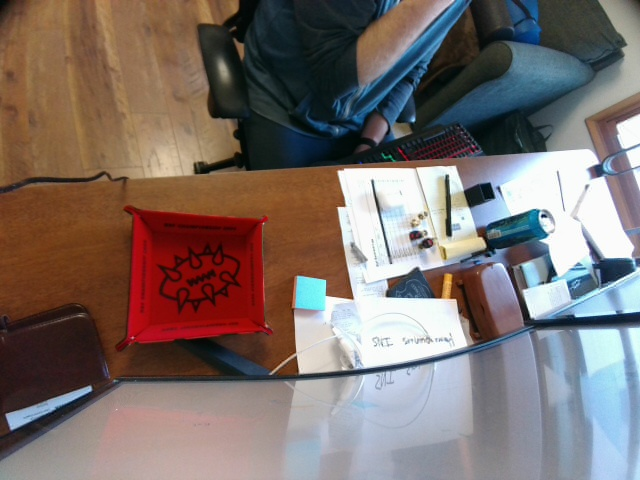
#> input picture camera_test.jpg, 640 x 480 px
$ python -i detect_dice.py   (imports and definitions only)
#> lines starting #> are read from the running program, lines starting #| are printed output that depends on the picture; after the words box and inside, x2 and y2 are one past the last pixel; in counts of white or black regions, pixels touching at a corner belong together
#> further down, picture is the input picture: shape (480, 640, 3); mean B, G, R 107.2, 111, 123.6
"""
detect_dice.py
--------------
Detects individual dice in a camera frame using adaptive edge/threshold
detection — colour-independent so it works with ANY dice colour.

Strategy:
  1. Find the red NAF tray ROI (the tray IS always red — that's fine)
  2. Inside the tray, use adaptive thresholding + Canny edges to find
     square-ish blobs of die-face size, regardless of colour
  3. Split merged blobs (touching dice) using distance-transform peaks
  4. Return one DiceDetection per die, with a crop for the classifier

Works with any dice colour — black, cream, purple, blue, etc.

Usage:
    from detection.detect_dice import detect_dice, find_tray_roi
    roi  = find_tray_roi(frame)
    dice = detect_dice(frame, roi=roi)
"""

import cv2
import numpy as np
from dataclasses import dataclass
from typing import Literal


@dataclass
class DiceDetection:
    bbox:         tuple[int, int, int, int]  # (x, y, w, h) in original frame
    crop:         np.ndarray                  # BGR crop of the die
    colour_hint:  str                         # kept for API compat — always "unknown"
    shape_hint:   Literal["cube", "pyramid", "unknown"]


# ── Tunable parameters ─────────────────────────────────────────────────────────

# Die area in pixels (at current camera height)
MIN_AREA = 300
MAX_AREA = 4_000

# Minimum pixel side-length — real dice are at least 28px on a side
MIN_SIDE = 28

# Aspect ratio — dice faces are roughly square
MIN_ASPECT = 0.50
MAX_ASPECT = 2.00

# Squareness — max(w,h)/min(w,h). Corner brackets are very non-square.
MAX_SQUARENESS_RATIO = 1.65

# Edge exclusion band inside the ROI (pixels from each edge)
# Rejects tray rim, stitching, and corner brackets
EDGE_EXCLUSION_PX = 35

# Stability: frames dice must be still before "settled" is declared
SETTLE_FRAMES = 6
SETTLE_MOVE   = 12   # max centroid movement (px) — covers lighting-induced drift
SETTLE_COUNT_TOLERANCE = 2  # allow this many frames with different die count

# Watershed split: blobs larger than this trigger split attempt
SINGLE_DIE_MAX_AREA = 1_200   # lower threshold — split sooner
SPLIT_MIN_AREA      = 120

# Tray wall fraction: shrink each side of the detected tray bounding box
# by this fraction to land on the inner playing surface.
# 0.10 = remove 10% from each edge (20% total per axis)
TRAY_WALL_FRACTION = 0.07


# ── Red tray ROI detection ─────────────────────────────────────────────────────

# [115 lines left out: function find_tray_roi, not called in this run]


def crop_to_roi(frame, roi):
    x, y, w, h = roi
    return frame[y:y+h, x:x+w].copy(), (x, y)


# ── Colour-independent die mask ────────────────────────────────────────────────

def _mask_dice(frame: np.ndarray) -> np.ndarray:
    """
    Produce a binary mask of die-face regions — works for ANY die colour
    including dark/black dice on a red tray.

    Three detection paths combined:
      1. Adaptive threshold  — finds locally bright dice (cream, white, etc.)
      2. Canny edges         — finds all die outlines regardless of colour
      3. Dark-object mask    — specifically finds dark/black dice that are
                               darker than the red tray background (low V in HSV)
    """
    gray = cv2.cvtColor(frame, cv2.COLOR_BGR2GRAY)
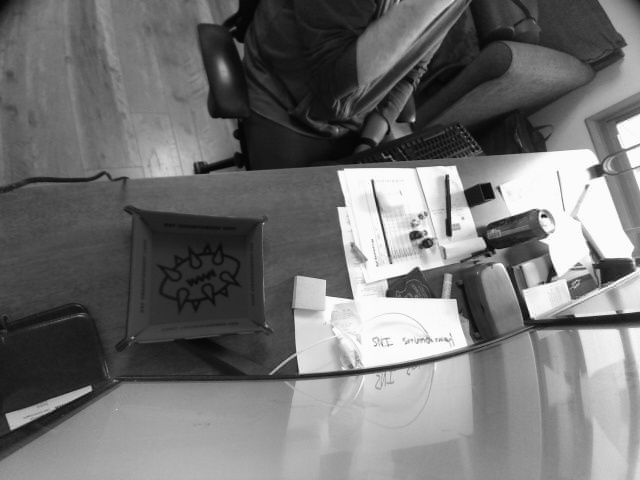
#> gray: shape (480, 640); min 1, max 255, mean 114.4
    hsv  = cv2.cvtColor(frame, cv2.COLOR_BGR2HSV)
#> hsv: shape (480, 640, 3); mean H, S, V 60.3, 96.7, 136.8
    h_ch, s_ch, v_ch = cv2.split(hsv)
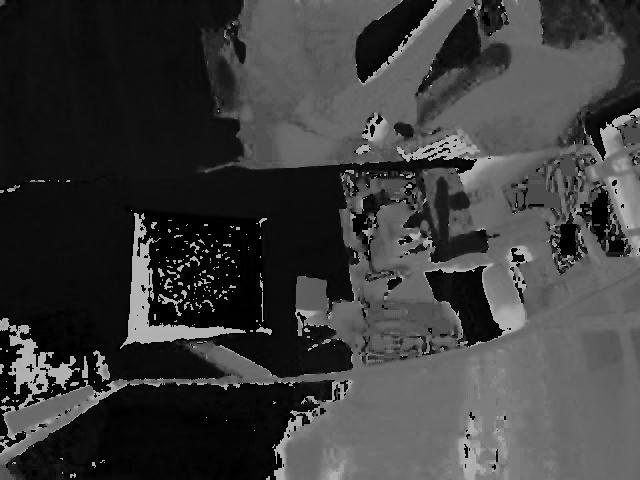
#> h_ch: shape (480, 640); min 0, max 179, mean 60.3
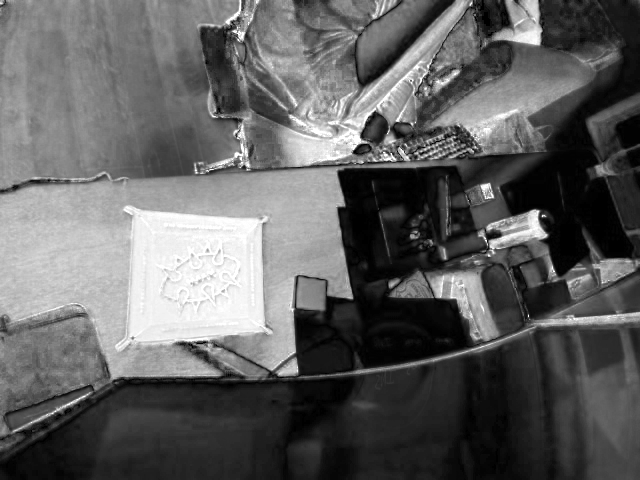
#> s_ch: shape (480, 640); min 0, max 255, mean 96.7
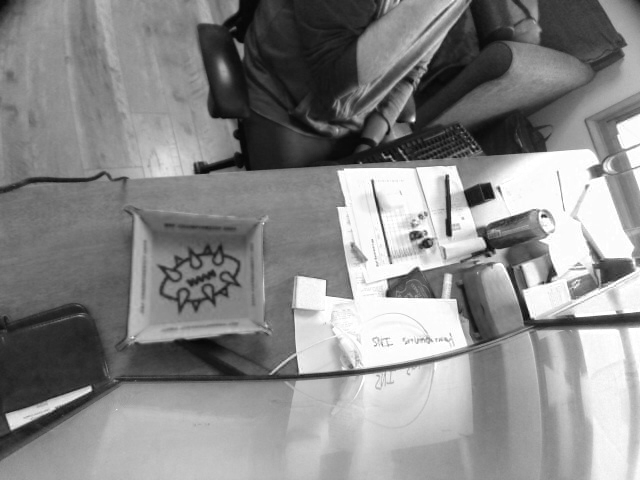
#> v_ch: shape (480, 640); min 2, max 255, mean 136.8

    # ── Red tray mask (exclude from all paths) ────────────────────────────────
    red1 = cv2.inRange(hsv, np.array([0,   120, 60]),  np.array([10,  255, 255]))
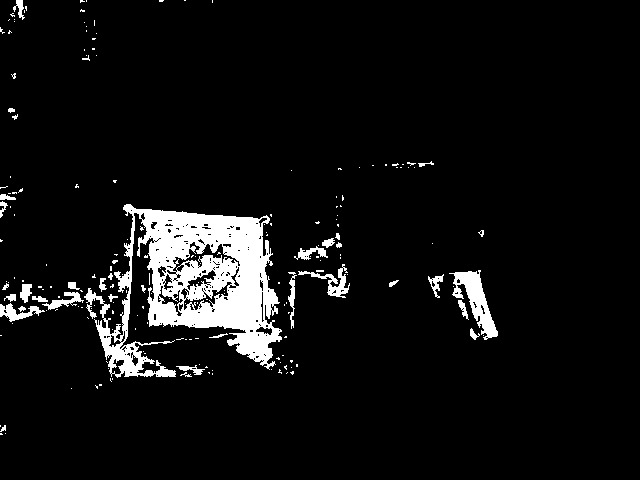
#> red1: shape (480, 640); 6.7% white; 193 white regions (159 under 20 px), largest, box (x1, y1, x2, y2) and area: (84, 204, 282, 378) 15570, (449, 270, 498, 340) 1251, (298, 264, 350, 298) 460
    red2 = cv2.inRange(hsv, np.array([160, 120, 60]),  np.array([180, 255, 255]))
#> red2: shape (480, 640); 1.5% white; 141 white regions (121 under 20 px), largest, box (x1, y1, x2, y2) and area: (120, 213, 246, 349) 3179, (158, 294, 183, 316) 128, (256, 327, 272, 335) 69
    red  = cv2.bitwise_or(red1, red2)
#> red: shape (480, 640); 8.1% white; 190 white regions (154 under 20 px), largest, box (x1, y1, x2, y2) and area: (84, 204, 282, 378) 19989, (449, 270, 498, 340) 1252, (298, 264, 350, 298) 460
    # Dilate red mask slightly so die edges touching the tray don't bleed in
    k_red = cv2.getStructuringElement(cv2.MORPH_ELLIPSE, (3, 3))
    red   = cv2.dilate(red, k_red, iterations=1)
#> red: shape (480, 640); 10% white; 90 white regions (45 under 20 px), largest, box (x1, y1, x2, y2) and area: (0, 203, 288, 383) 24178, (448, 269, 499, 341) 1793, (283, 263, 351, 330) 1122
    not_red = cv2.bitwise_not(red)

    # ── Path 1: adaptive threshold (finds light/cream dice) ──────────────────
    adapt = cv2.adaptiveThreshold(
        gray, 255,
        cv2.ADAPTIVE_THRESH_GAUSSIAN_C,
        cv2.THRESH_BINARY,
        blockSize=31, C=4
    )
#> adapt: shape (480, 640); 74.9% white; 1863 black regions (1653 under 20 px), largest, box (x1, y1, x2, y2) and area: (0, 0, 640, 480) 34072, (464, 0, 640, 257) 8329, (123, 205, 273, 336) 1904
    adapt = cv2.bitwise_and(adapt, not_red)
#> adapt: shape (480, 640); 68.1% white; 1676 black regions (1491 under 20 px), largest, box (x1, y1, x2, y2) and area: (0, 0, 640, 480) 62260, (464, 0, 640, 257) 8329, (567, 184, 635, 300) 1720

    # ── Path 2: Canny edges → dilate (finds all die outlines) ────────────────
    blurred = cv2.GaussianBlur(gray, (3, 3), 0)
    edges   = cv2.Canny(blurred, 30, 100)
#> edges: shape (480, 640); 6.1% white in thin lines or dots
    k_edge  = cv2.getStructuringElement(cv2.MORPH_RECT, (3, 3))
    edges_d = cv2.dilate(edges, k_edge, iterations=2)
#> edges_d: shape (480, 640); 28.1% white; 9 white regions, largest, box (x1, y1, x2, y2) and area: (0, 0, 640, 480) 75287, (154, 241, 244, 317) 3794, (112, 203, 276, 354) 3537
    edges_d = cv2.bitwise_and(edges_d, not_red)
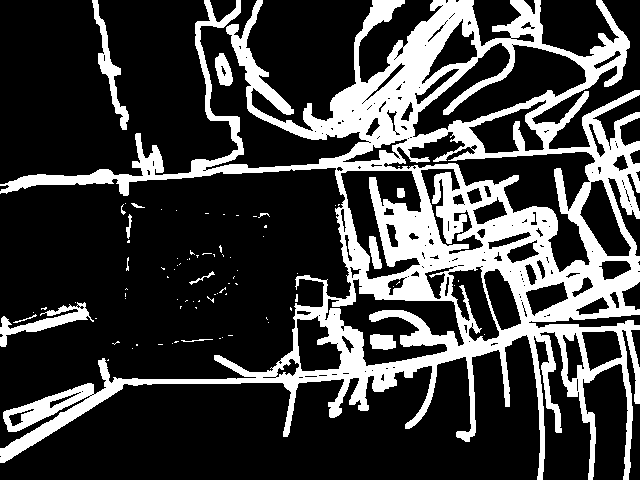
#> edges_d: shape (480, 640); 24.9% white; 85 white regions (70 under 20 px), largest, box (x1, y1, x2, y2) and area: (0, 0, 640, 480) 72620, (0, 302, 94, 347) 1120, (92, 0, 129, 130) 1055

    # ── Path 3: dark-object mask (finds black/dark dice on red tray) ─────────
    # Black dice have V < 90 — distinct dark islands on the brighter red tray.
    # The die face has light-coloured symbols (pips, logo) that break it into
    # a ring/donut shape. We use a large closing kernel then flood-fill the
    # interior holes to get a solid blob for the whole die face.
    dark_mask = cv2.threshold(v_ch, 90, 255, cv2.THRESH_BINARY_INV)[1]
#> dark_mask: shape (480, 640); 24.6% white; 122 white regions (94 under 20 px), largest, box (x1, y1, x2, y2) and area: (194, 0, 627, 174) 44158, (0, 225, 465, 461) 19353, (141, 216, 257, 313) 3198
    # Remove strongly red pixels
    dark_mask = cv2.bitwise_and(dark_mask, not_red)
#> dark_mask: shape (480, 640); 21.6% white; 173 white regions (140 under 20 px), largest, box (x1, y1, x2, y2) and area: (194, 0, 627, 174) 43789, (0, 302, 465, 461) 15007, (461, 212, 640, 330) 2736
    # Large close to bridge across the light symbols on the die face
    k_dark = cv2.getStructuringElement(cv2.MORPH_ELLIPSE, (19, 19))
    dark_mask = cv2.morphologyEx(dark_mask, cv2.MORPH_CLOSE, k_dark)
#> dark_mask: shape (480, 640); 26% white; 41 white regions (23 under 20 px), largest, box (x1, y1, x2, y2) and area: (194, 0, 627, 174) 49637, (0, 276, 465, 461) 19961, (458, 212, 640, 330) 4221
    # Flood-fill interior holes — turns donuts into solid discs
    dark_filled = dark_mask.copy()
    fh_d, fw_d = dark_filled.shape
#> fh_d = 480; fw_d = 640
    flood_mask = np.zeros((fh_d + 2, fw_d + 2), np.uint8)
    cv2.floodFill(dark_filled, flood_mask, (0, 0), 255)
    dark_filled = cv2.bitwise_not(dark_filled)
    dark_mask = cv2.bitwise_or(dark_mask, dark_filled)
#> dark_mask: shape (480, 640); every value is 255
    # Remove tiny noise blobs
    k_open = cv2.getStructuringElement(cv2.MORPH_ELLIPSE, (7, 7))
    dark_mask = cv2.morphologyEx(dark_mask, cv2.MORPH_OPEN, k_open)

    # ── Combine all three paths ───────────────────────────────────────────────
    combined = cv2.bitwise_or(adapt, edges_d)
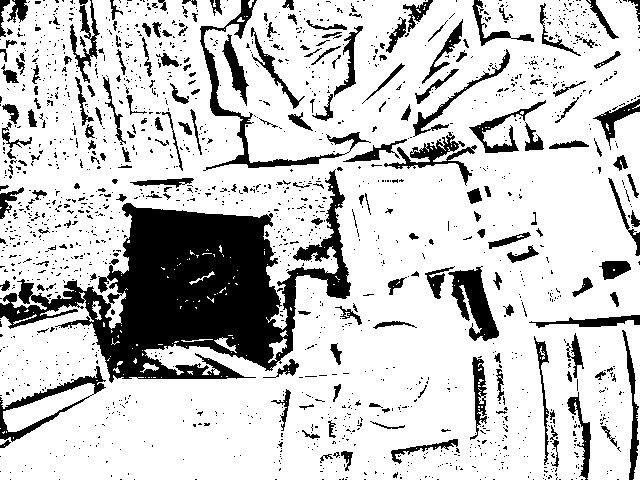
#> combined: shape (480, 640); 79% white; 1724 black regions (1520 under 20 px), largest, box (x1, y1, x2, y2) and area: (0, 169, 351, 383) 29217, (200, 0, 371, 171) 2317, (448, 266, 499, 341) 1813
    combined = cv2.bitwise_or(combined, dark_mask)

    # ── Morphological closing to fill die face interiors ─────────────────────
    k_close = cv2.getStructuringElement(cv2.MORPH_ELLIPSE, (3, 3))
    k_open2 = cv2.getStructuringElement(cv2.MORPH_RECT,    (2, 2))
    combined = cv2.morphologyEx(combined, cv2.MORPH_CLOSE, k_close)
    combined = cv2.morphologyEx(combined, cv2.MORPH_OPEN,  k_open2)

    return combined


# ── Shape hint ─────────────────────────────────────────────────────────────────

# [218 lines left out: functions _shape_hint, _split_blob, _contours_to_detections, detect_dice, _suppress_overlaps, not called in this run]


# ── Stability tracker ──────────────────────────────────────────────────────────

class DiceStabilityTracker:
    """
    Tracks whether dice have stopped moving.

    Key improvements over naive index-based tracking:
    - Matches centroids by proximity across frames (not by sort order)
      so reordering detections doesn't look like movement
    - Allows SETTLE_COUNT_TOLERANCE noisy frames before resetting
    - Uses a running "anchor" set of positions — once a die is seen
      in roughly the same spot for several frames, it's considered still
    """

    def __init__(self):
        self._history: list[list[tuple[int, int]]] = []

    # [90 lines left out: functions _match_centroids, update, not called in this run]

    def reset(self):
        self._history.clear()


# [11 lines left out: function draw_detections, not called in this run]

>>> import cv2
>>> picture = cv2.imread('../camera_test.jpg')
>>> result = _mask_dice(picture)

$ run again, on classify_debug.jpg
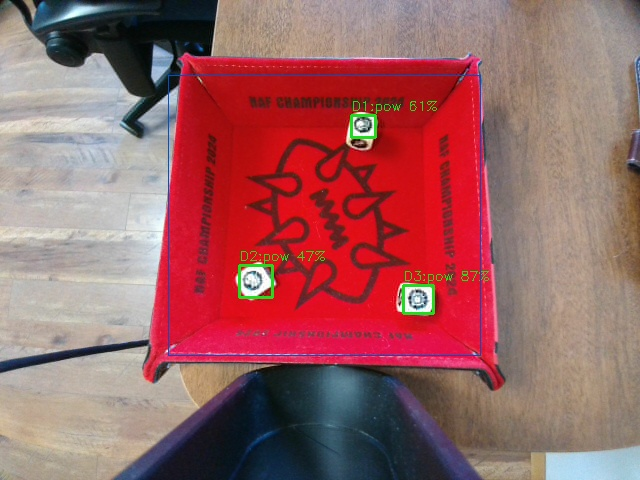
#> input picture classify_debug.jpg, 640 x 480 px
#> picture is the input picture: shape (480, 640, 3); mean B, G, R 99.6, 97.9, 155
#> hsv: shape (480, 640, 3); mean H, S, V 80.1, 110, 160.2
#> in _mask_dice, `red1 = cv2.inRange(hsv, np.array([0,   120, 60]),  np.array([10,  255,..`:
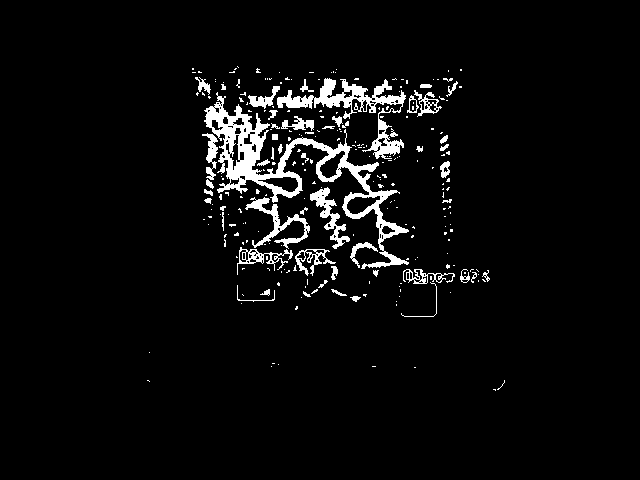
#> red1: shape (480, 640); 4.7% white; 255 white regions (202 under 20 px), largest, box (x1, y1, x2, y2) and area: (204, 92, 409, 269) 5726, (277, 78, 406, 159) 2405, (245, 197, 310, 249) 825
#> red2: shape (480, 640); 25.6% white; 83 white regions (69 under 20 px), largest, box (x1, y1, x2, y2) and area: (144, 52, 504, 390) 76806, (347, 196, 380, 214) 350, (258, 177, 298, 192) 323
#> not_red: shape (480, 640); 68.3% white; 6 black regions (3 under 20 px), largest, box (x1, y1, x2, y2) and area: (143, 51, 506, 392) 97180, (259, 288, 271, 297) 65, (482, 112, 485, 124) 32
#> edges: shape (480, 640); 4.8% white in thin lines or dots
#> dark_filled: shape (480, 640); 85.8% white; 28 black regions (17 under 20 px), largest, box (x1, y1, x2, y2) and area: (138, 363, 461, 480) 26685, (0, 0, 218, 138) 13399, (0, 340, 169, 381) 1412
#> in _mask_dice, `combined = cv2.bitwise_or(adapt, edges_d)`:
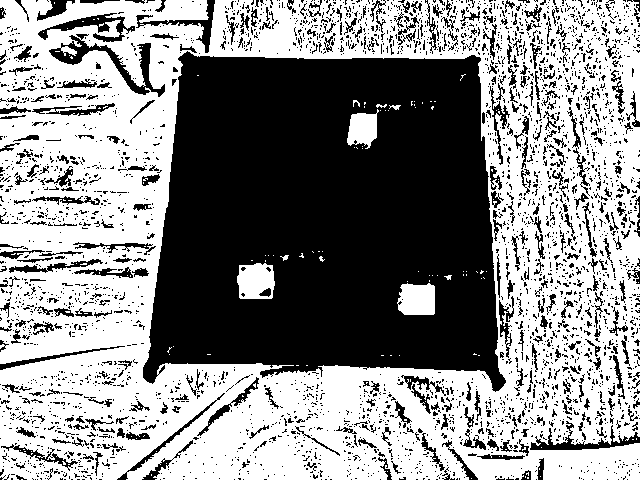
#> combined: shape (480, 640); 55.7% white; 3381 black regions (3013 under 20 px), largest, box (x1, y1, x2, y2) and area: (143, 51, 506, 392) 97537, (49, 34, 165, 97) 1511, (38, 13, 135, 42) 893
